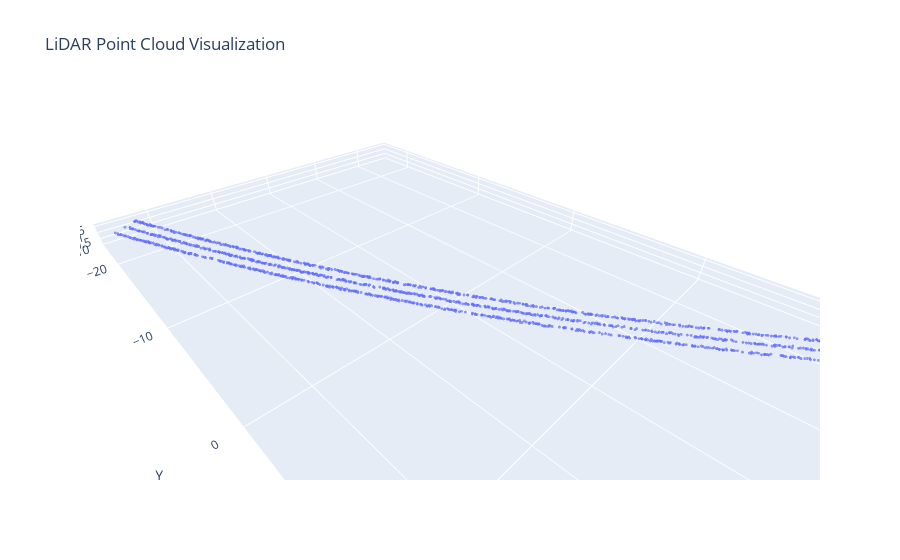

Notebook code cell kept with this figure:
### Code cell
fig = go.Figure()

fig.add_trace(go.Scatter3d(
    x=df_easy['x'],
    y=df_easy['y'],
    z=df_easy['z'],
    mode='markers',
    marker=dict(
        size=1,
        opacity=0.7
    )
))

fig.update_layout(
    title='LiDAR Point Cloud Visualization',
    scene=dict(
        xaxis_title='X',
        yaxis_title='Y',
        zaxis_title='Z',
        
        # aspectratio=dict(x=1, y=1, z=1),
        aspectmode='data', #Scaling axes according to actual data ranges
    )
)

fig.show()

### Figure 1 — Plotly figure (JSON) as saved in the notebook; plotly's stock layout.template omitted (floating-point values rounded to 4 significant figures; data arrays with more than 128 entries replaced by an {"elided": "..."} marker saying what was removed)
{"data": [{"marker": {"opacity": 0.7, "size": 1}, "mode": "markers", "type": "scatter3d", "x": {"elided": "1502 float values"}, "y": {"elided": "1502 float values"}, "z": {"elided": "1502 float values"}}], "layout": {"scene": {"aspectmode": "data", "xaxis": {"title": {"text": "X"}}, "yaxis": {"title": {"text": "Y"}}, "zaxis": {"title": {"text": "Z"}}}, "title": {"text": "LiDAR Point Cloud Visualization"}}}
